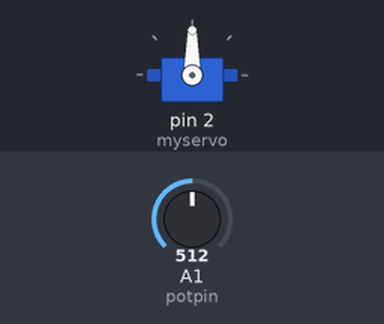
This sketch was run on a simulated Arduino Uno, built with avr-gcc and run on an emulated ATmega328P. On the bench: servo. Inputs (shaded band) come from the test bench; at power-on: A1 (potpin) = 512.

Above: at 1.2 s.
1.3 s: A1 (potpin) set to 716
At 2.3 s:
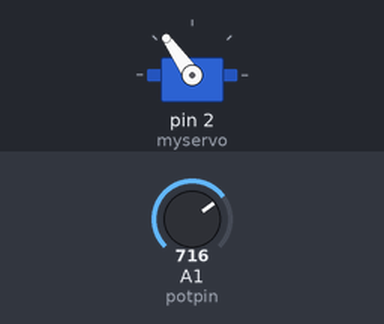
2.8 s: A1 (potpin) set to 900
At 3.2 s:
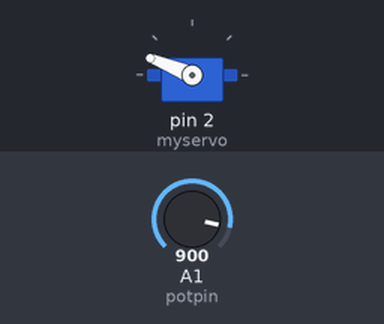
4.3 s: A1 (potpin) set to 1023
At 4.6 s:
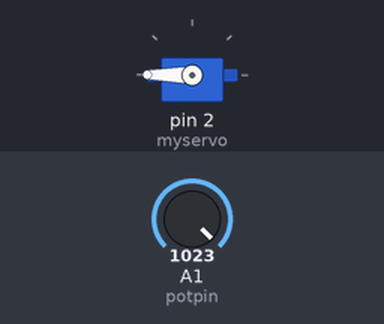
5.8 s: A1 (potpin) set to 306
At 6.6 s:
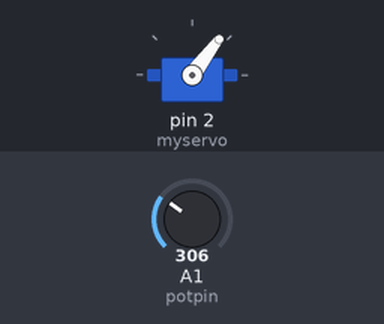
7.3 s: A1 (potpin) set to 122
At 8.1 s:
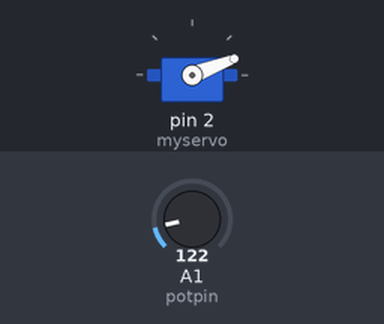
Timing chart, 0 to 9.8 s (numbered marks = the images above; inputs shaded):
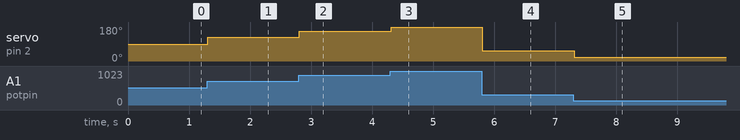

The sketch:

pot.ino
```cpp
#include <Servo.h>      // bibliothèque Servomoteur

Servo myservo;  //initialisation de la variable du servomoteur

int potpin = 1;  // pin A1 analogique utilisé pour connecté le potentiomètre
int val;    // variable utilisée pour lire la valeur depuis le pin analogique

void setup() {
  myservo.attach(2);  //pin 2 numérique définit pour l'entrée signal du servomoteur
}

void loop() {
  val = analogRead(potpin);            // on lit la valeur du potentiomètre (comprise entre 0 et 1023)
  val = map(val, 0, 1023, 0, 180);     // on adapte cette valeur à celle du servomoteur (valeur comprise entre 0 et 180)
  myservo.write(val);                  // on définit la position du servomoteur à la valeur précédemment adaptée
  delay(15);                           //on attend 15 millisecondes
}
```

Measured:
- after the input at 1.3 s, servo on pin 2 (myservo): 90° → 125° at once
- after the input at 2.8 s, servo on pin 2 (myservo): 125° → 158° at once
- after the input at 4.3 s, servo on pin 2 (myservo): 158° → 180° at once
- after the input at 5.8 s, servo on pin 2 (myservo): 180° → 53° at once
- after the input at 7.3 s, servo on pin 2 (myservo): 53° → 21° at once
